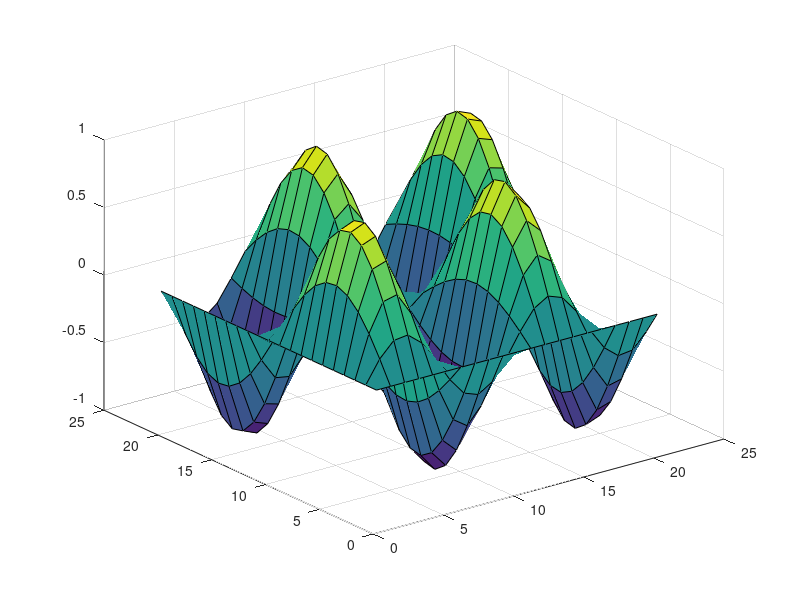
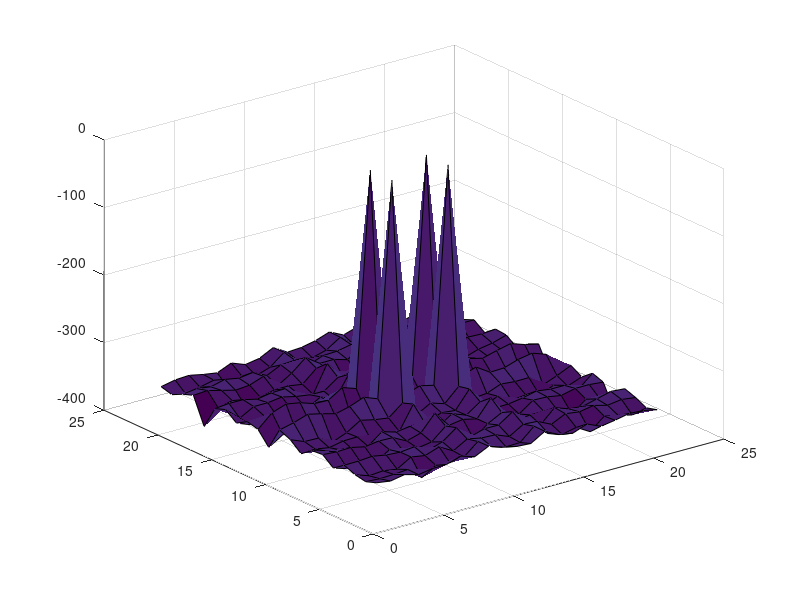

The MATLAB script that drew these images, in order:
%% test fft2d

N = 21;
x = ones(N,1)*linspace(0,2*pi*(N-1)/N,N);
y = x.';
f = sin(y).*sin(2*x);
% surf(f)

F = fft2(f);
figure; surf(f);
figure; surf(20*log10(fftshift(abs(F)/max(max(abs(F))))))